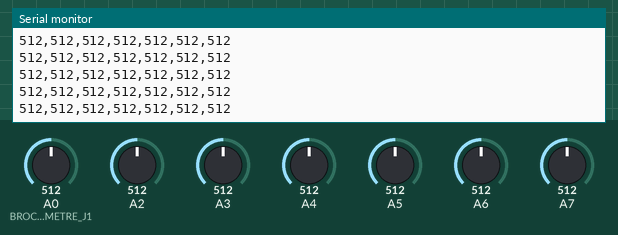
The sketch below on a simulated Arduino Uno, built with avr-gcc and run on an emulated ATmega328P. Parts: the last lines printed to the serial monitor. The inputs (shaded band) are chosen by the test bench; at power-on: A0 (BROCHE_POTENTIOMETRE_J1) = 512, A3 = 512, A2 = 512, A4 = 512, A5 = 512, A6 = 512, A7 = 512.

Above: at 1.2 s.
1.3 s: A0 (BROCHE_POTENTIOMETRE_J1) set to 104
At 2.0 s:
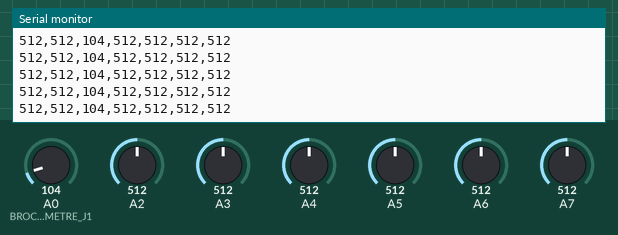
4.3 s: A0 (BROCHE_POTENTIOMETRE_J1) set to 89
At 4.8 s:
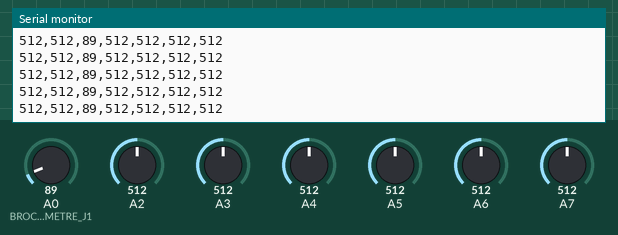
13.3 s: A3 set to 109
At 13.9 s:
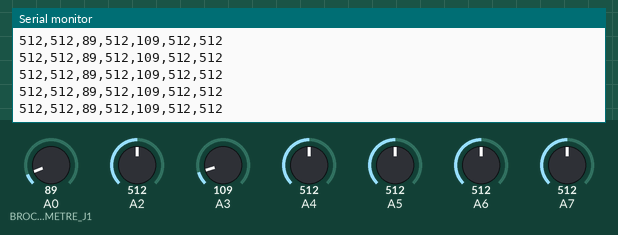
14.8 s: A3 set to 93
At 15.7 s:
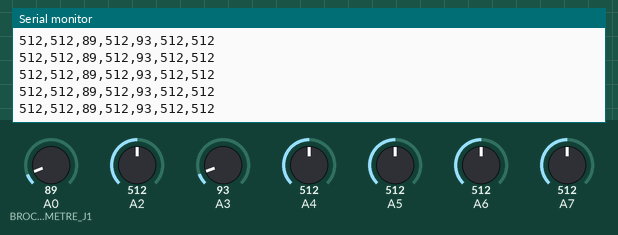
Timing chart, 0 to 17.3 s (numbered marks = the images above; inputs shaded):
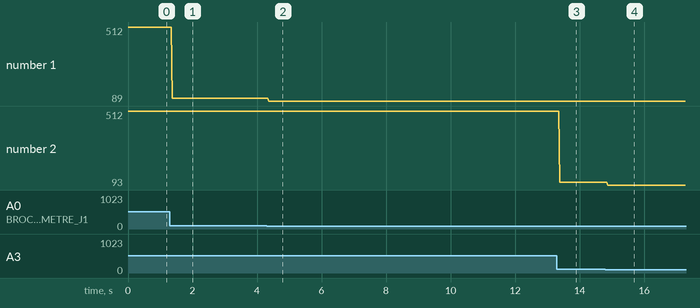

Measured:
- after the input at 1.3 s, the serial monitor: prints a new line after 0.07 s (image 1)
- after the input at 4.3 s, the serial monitor: prints a new line after 0.07 s (image 2)
- after the input at 13.3 s, the serial monitor: prints a new line after 0.08 s (image 3)
- after the input at 14.8 s, the serial monitor: prints a new line after 0.07 s (image 4)
- plotted number 1: 512 → 104 after the input at 1.3 s, 104 → 89 after the input at 4.3 s
- plotted number 2: 512 → 109 after the input at 13.3 s, 109 → 93 after the input at 14.8 s

The sketch:

arduino_final.ino
```cpp
#define BROCHE_POTENTIOMETRE_J1   A0 //potentiomètre branché sur analog A0

int etatlumino1;   //varioble pour l'état du la photo-résistance
int etatlumino2;   //varioble pour l'état du la photo-résistance


void setup() {
  Serial.begin(9600); // ouvrir la connexion série
  pinMode(BROCHE_POTENTIOMETRE_J1, INPUT);


}


void loop() {

  int lumino1 = analogRead(6); // on définit la photo-résistance 1 sur la variable lumin1, on lit la valeur sur la pin A0 et la stocker dans la variable
  int lumino2 = analogRead(7);

  if (lumino1 >= 600) {      //quand la valeur de la photo-résistance atteint 600 (obscurité), etatlumino1 prend la valeur de 1
    etatlumino1 = 1;
  } else {
    etatlumino1 = 0 ;
  }

  if (lumino2 >= 600) {      //quand la valeur de la photo-résistance 2 atteint 600 (obscurité), etatlumino2 prend la valeur de 1
    etatlumino2 = 1;
  } else {
    etatlumino2 = 0 ;
  }


  int Pression_DroiteJ2 = analogRead(4); // lire la valeur sur la pin A4 (capteur pression droite J2) et la stocker dans une variable entière
  int Pression_GaucheJ2 = analogRead(5); // lire la valeur sur la pin A5 (capteur pression gauche J2) et la stocker dans une variable entière
  int Pression_DroiteJ1 = analogRead(2); // lire la valeur sur la pin A2 (capteur pression droite J1) et la stocker dans une variable entière
  int Pression_GaucheJ1 = analogRead(3); // lire la valeur sur la pin A3 (capteur pression gauche J1) et la stocker dans une variable entière
  int signal_potentiometreJ1; // conserver la valeur du potentiomètre
  signal_potentiometreJ1 = analogRead(BROCHE_POTENTIOMETRE_J1); // Prendre valeur du potentiomètre et les stocker


  // communication vers processing on inscrivant données dans le port série
  Serial.print(Pression_DroiteJ2);
  Serial.print(",");
  Serial.print(Pression_GaucheJ2);
  Serial.print(",");
  Serial.print(signal_potentiometreJ1);
  Serial.print(",");
  Serial.print(Pression_DroiteJ1);
  Serial.print(",");
  Serial.print(Pression_GaucheJ1);
  Serial.print(",");
  Serial.print(lumino1);
  Serial.print(",");
  Serial.print(lumino2);
  Serial.print("\n");


}
```
